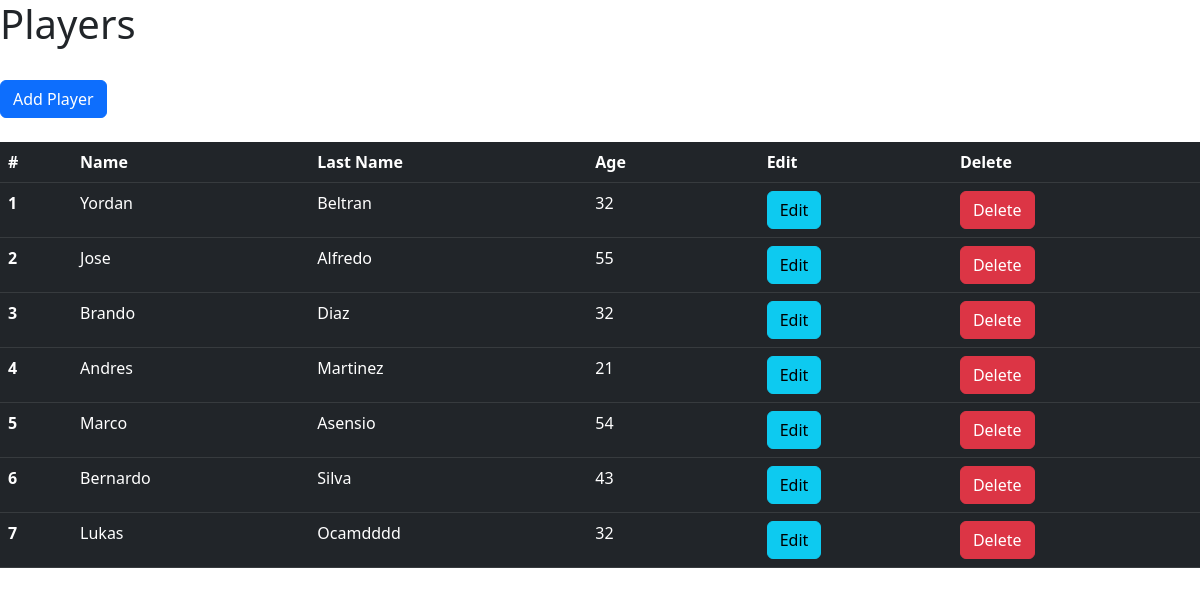
The page / on the database its author committed.
### Player/models.py (models this page shows, shortened)
class Player(models.Model):
    name = models.CharField(max_length=100)
    last_name = models.CharField(max_length=100)
    age = models.IntegerField()
    class Meta:
        verbose_name = 'Player'
        verbose_name_plural = 'Players'

### Player/views.py (the view)
# urls.py: 2. Add a URL to urlpatterns:  path('', views.home, name='home')
def home(request):
    players = Player.objects.all()
    form = player_form()
    return render(request, "Home.html", {'players': players, 'form': form})

### templates/Home.html (shortened to what this page needs)
<!DOCTYPE html>
<html lang="en">
<head>
    {% load static %}
    <link href="{% static 'bootstrap-5.2.1-dist/css/bootstrap.min.css'%}" rel="stylesheet">
    <link href="{% static 'style/style.css'%}" rel="stylesheet">
</head>
<body>
<h1>Players</h1>
<br>
<button type="button" class="btn btn-primary"data-bs-toggle="modal" data-bs-target="#exampleModal_Add">Add Player</button>
<br>
<br>
<table class="table table-dark">
    <thead>
    <tr>
        <th scope="col">#</th>
        <th scope="col">Name</th>
        <th scope="col">Last Name</th>
        <th scope="col">Age</th>
        <th scope="col"></th>
        <th scope="col">Edit</th>
        <th scope="col">Delete</th>
    </tr>
    </thead>
    <tbody>
    {% for player in players %}
        <tr>
            <th scope="row">{{ forloop.counter }}</th>
            <td>{{ player.name }}</td>
            <td>{{ player.last_name }}</td>
            <td>{{ player.age }}</td>
            <td>
            <td>
                <button type="button" class="btn btn-info " data-bs-toggle="modal" data-bs-target="#editModal{{ forloop.counter }}" data-bs-whatever="@getbootstrap">Edit</button>
            </td>
            <td>
                <button type="button" class="btn btn-danger" data-bs-toggle="modal" data-bs-target="#exampleModal_Delete{{ forloop.counter }}">Delete</button>
            </td>
        </tr>
    {% endfor %}
    </tbody>
</table>
</body>
</html>

### rows shown on the page
Player: name "Yordan", last_name "Beltran", age "32"
Player: name "Jose", last_name "Alfredo", age "55"
Player: name "Brando", last_name "Diaz", age "32"
Player: name "Andres", last_name "Martinez", age "21"
Player: name "Marco", last_name "Asensio", age "54"
Player: name "Bernardo", last_name "Silva", age "43"
Player: name "Lukas", last_name "Ocamdddd", age "32"
